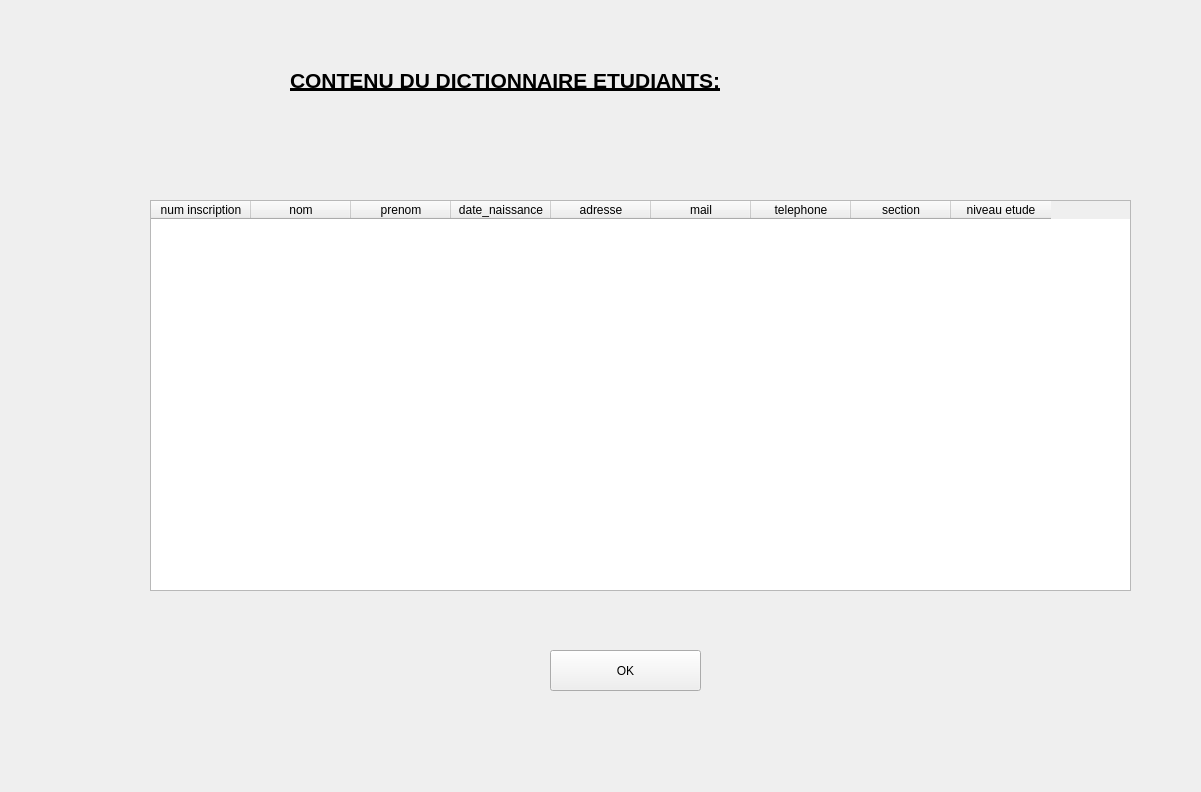
<?xml version="1.0" encoding="UTF-8"?>
<ui version="4.0">
 <class>Form</class>
 <widget class="QWidget" name="Form">
  <property name="geometry">
   <rect>
    <x>0</x>
    <y>0</y>
    <width>1201</width>
    <height>792</height>
   </rect>
  </property>
  <property name="windowTitle">
   <string>Form</string>
  </property>
  <widget class="QLabel" name="label">
   <property name="geometry">
    <rect>
     <x>290</x>
     <y>60</y>
     <width>601</width>
     <height>41</height>
    </rect>
   </property>
   <property name="styleSheet">
    <string notr="true">font: 18pt &quot;MS Shell Dlg 2&quot;;
font: 75 20pt &quot;Rockwell&quot;;
color: qlineargradient(spread:pad, x1:0, y1:0, x2:1, y2:0, stop:0 rgba(0, 0, 0, 255), stop:1 rgba(255, 255, 255, 255));</string>
   </property>
   <property name="text">
    <string>&lt;html&gt;&lt;head/&gt;&lt;body&gt;&lt;p&gt;&lt;span style=&quot; font-size:16pt; font-weight:600; text-decoration: underline; color:#000000;&quot;&gt;CONTENU DU DICTIONNAIRE ETUDIANTS:&lt;/span&gt;&lt;/p&gt;&lt;/body&gt;&lt;/html&gt;</string>
   </property>
  </widget>
  <widget class="QPushButton" name="ok">
   <property name="geometry">
    <rect>
     <x>550</x>
     <y>650</y>
     <width>151</width>
     <height>41</height>
    </rect>
   </property>
   <property name="text">
    <string>OK</string>
   </property>
  </widget>
  <widget class="QTableWidget" name="tableWidget">
   <property name="geometry">
    <rect>
     <x>150</x>
     <y>200</y>
     <width>981</width>
     <height>391</height>
    </rect>
   </property>
   <column>
    <property name="text">
     <string>num inscription</string>
    </property>
   </column>
   <column>
    <property name="text">
     <string>nom</string>
    </property>
   </column>
   <column>
    <property name="text">
     <string>prenom</string>
    </property>
   </column>
   <column>
    <property name="text">
     <string>date_naissance</string>
    </property>
   </column>
   <column>
    <property name="text">
     <string>adresse</string>
    </property>
   </column>
   <column>
    <property name="text">
     <string>mail</string>
    </property>
   </column>
   <column>
    <property name="text">
     <string>telephone</string>
    </property>
   </column>
   <column>
    <property name="text">
     <string>section</string>
    </property>
   </column>
   <column>
    <property name="text">
     <string>niveau etude</string>
    </property>
   </column>
  </widget>
  <widget class="QLabel" name="label_2">
   <property name="geometry">
    <rect>
     <x>-350</x>
     <y>0</y>
     <width>1851</width>
     <height>821</height>
    </rect>
   </property>
   <property name="text">
    <string/>
   </property>
   <property name="pixmap">
    <pixmap>n1mtIpU.jpg</pixmap>
   </property>
   <property name="scaledContents">
    <bool>true</bool>
   </property>
  </widget>
  <widget class="QLabel" name="label_3">
   <property name="geometry">
    <rect>
     <x>1050</x>
     <y>10</y>
     <width>141</width>
     <height>181</height>
    </rect>
   </property>
   <property name="text">
    <string/>
   </property>
   <property name="pixmap">
    <pixmap>output-onlinepngtools.png</pixmap>
   </property>
   <property name="scaledContents">
    <bool>true</bool>
   </property>
  </widget>
  <zorder>label_2</zorder>
  <zorder>label</zorder>
  <zorder>ok</zorder>
  <zorder>tableWidget</zorder>
  <zorder>label_3</zorder>
 </widget>
 <resources/>
 <connections/>
</ui>
